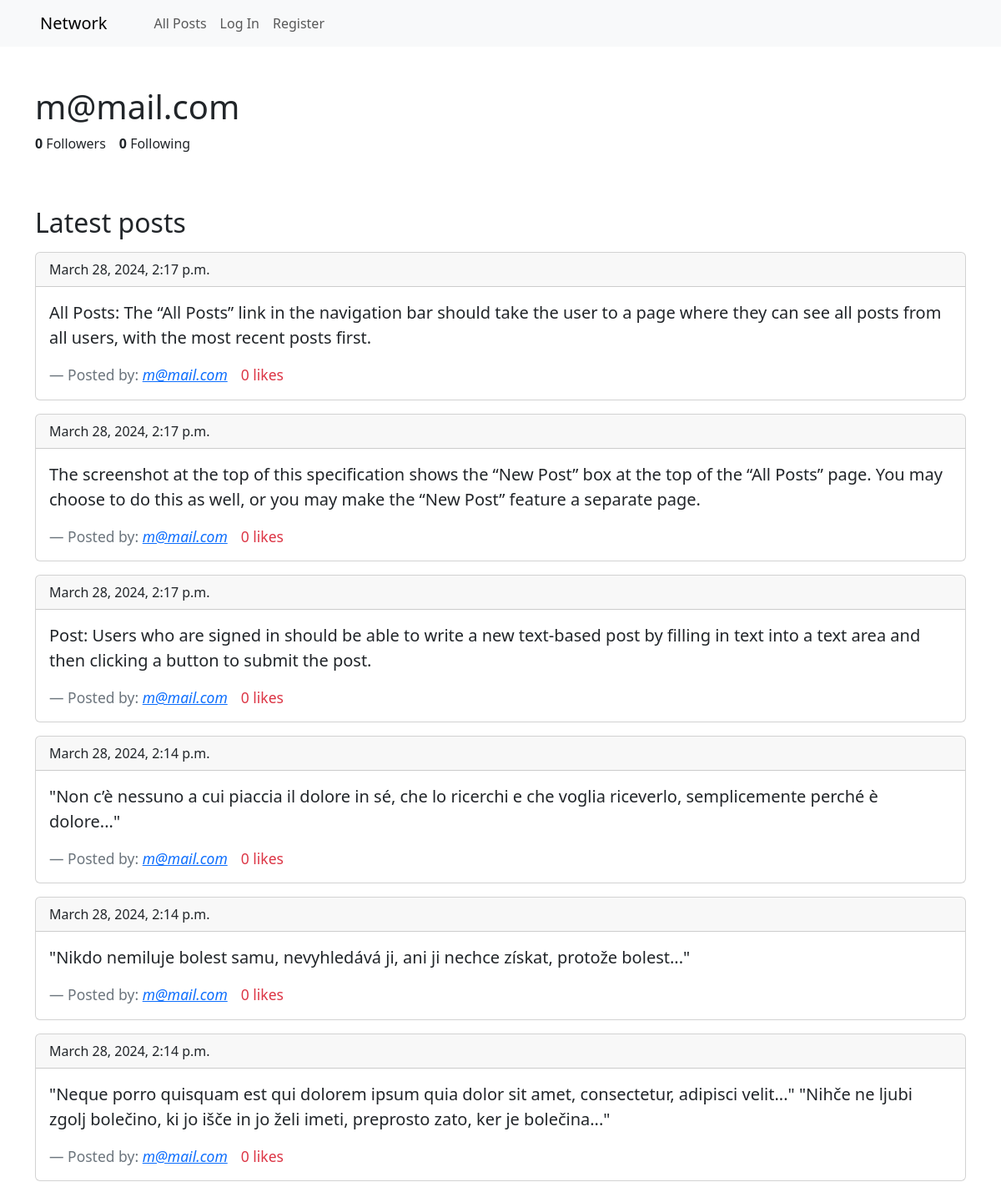
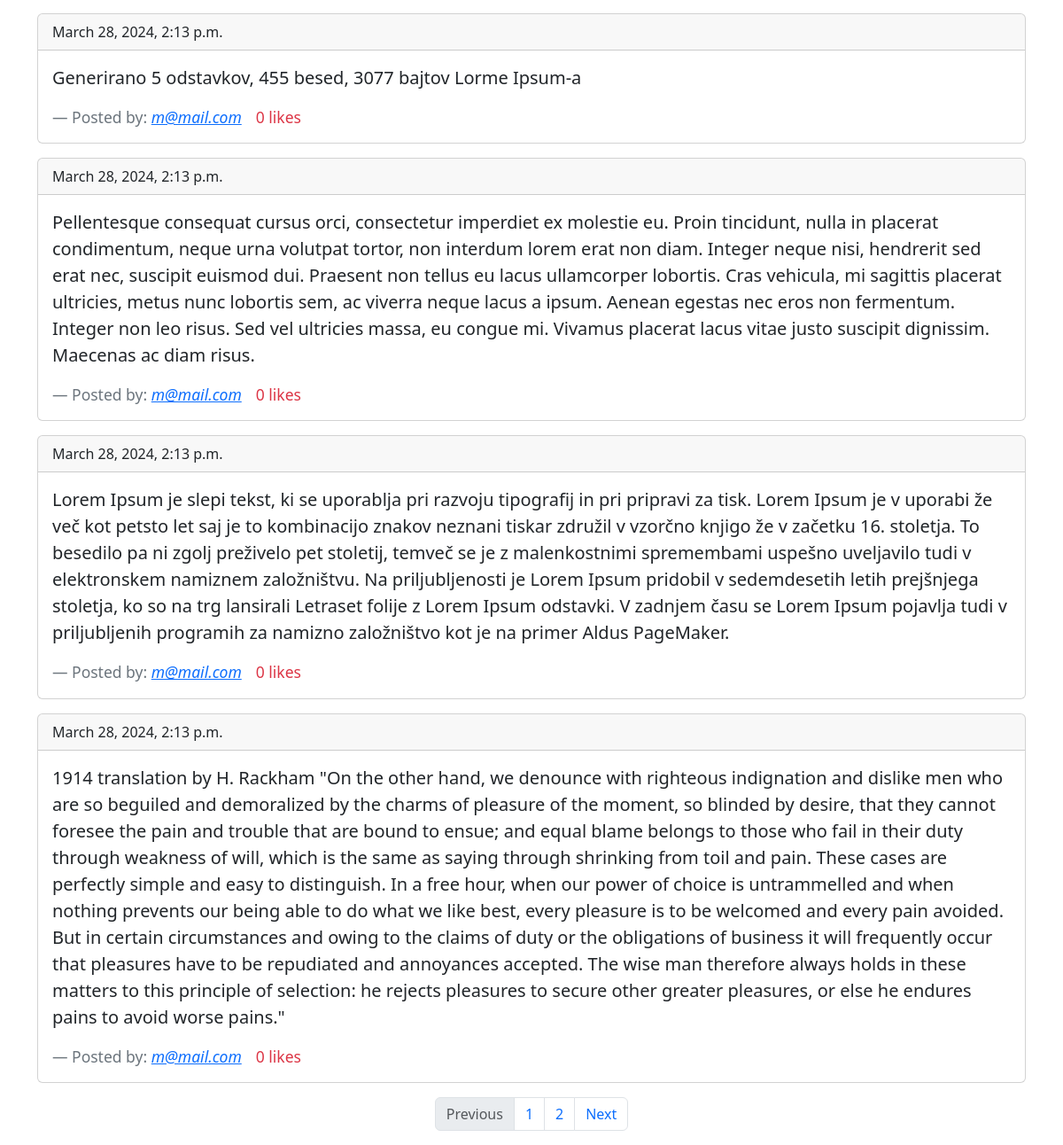
The page /user/3 on the database its author committed (2 pictures, top to bottom).
### network/models.py (models this page shows, shortened)
class User(AbstractUser):
    pass

class Post(models.Model):
    user = models.ForeignKey(User, on_delete=models.CASCADE, related_name='posts')
    content = models.TextField(max_length=1000)
    likes = models.IntegerField(default=0)
    timestamp = models.DateTimeField(auto_now_add=True)

### network/views.py (the view)
# urls.py: path("user/<int:user_id>", views.user_profile, name="user_profile"),
def user_profile (request, user_id):
    try:
        user_profile = User.objects.get(id=user_id)
    except User.DoesNotExist:
        return HttpResponseRedirect(reverse("index"))
    profile_followers = user_profile.followers.all()
    profile_following = user_profile.following.all()
    followers_count = profile_followers.count()
    following_count = profile_following.count()
    user_posts = Post.objects.filter(user=user_id).all().order_by("-timestamp")
    if len(user_posts) < 1:
        messages.warning(request, "No posts to display.")
    try:
        current_user = User.objects.get(username=request.user)
        is_following = current_user in [follower.follower for follower in profile_followers]
    except User.DoesNotExist:
        is_following = False
    p = Paginator(user_posts, 10)
    page_number = request.GET.get('page')
    if not page_number:
        page_number = 1
    try:
        page_obj = p.page(page_number)
    except InvalidPage:
        page_obj = p.page(1)
    return render(request, "network/user.html", {
        "user_profile": user_profile,
        "followers_count": followers_count,
        "following_count": following_count,
        "page_obj": page_obj,
        "is_following": is_following,
    })

### network/templates/network/user.html (shortened to what this page needs)
{% extends "network/layout.html" %}
{% load static %}
{% block body %}
    <div class="container">
        <h1 class="mt-5">{{user_profile.username}}</h1>
        <div class="d-flex flex-row align-items-baseline mb-5">
            <p class="me-3"><strong>{{ followers_count }}</strong> Followers</p>
            <p><strong>{{ following_count }}</strong> Following</p>
        </div>
        <h2 class="mb-3">Latest posts</h2>
        {% for post in page_obj %}
            <div class="card mb-3">
                <div class="card-header">{{ post.timestamp }}</div>
                <div class="card-body">
                    <blockquote class="blockquote mb-0">
                        <p>{{ post.content }}</p>
                        <footer class="d-flex flex-row blockquote-footer mt-2">
                            Posted by:{{ "&nbsp;" }}
                            <cite title="Source Title">
                                <a href="{% url "user_profile" post.user.id %}">
                                    {{ post.user }}
                                </a>
                            </cite>
                            <div class="link link-danger ms-3" id="like_post">
                                {% if post.likes == 1 %}
                                    {{ post.likes }} like
                                {% else %}
                                    {{ post.likes }} likes
                                {% endif %}
                            </div>
                        </footer>
                    </blockquote>
                </div>
            </div>
        {% endfor %}
        {% if page_obj.end_index >= 1%}
            <nav aria-label="Page navigation example">
                <ul class="pagination justify-content-center">
                    {% if page_obj.has_previous %}
                        <li class="page-item">
                            <a class="page-link" href="?page={{ page_obj.previous_page_number }}">Previous</a>
                        </li>
                    {% else %}
                        <li class="page-item disabled">
                            <a class="page-link" href="#">Previous</a>
                        </li>
                    {% endif %}
                    {% for num in page_obj.paginator.page_range %}
                        <li class="page-item"><a class="page-link" href="?page={{ num }}">{{ num }}</a></li>
                    {% endfor %}
                    {% if page_obj.has_next %}
                        <li class="page-item">
                            <a class="page-link" href="?page={{ page_obj.next_page_number }}">Next</a>
                        </li>
                    {% else %}
                        <li class="page-item disabled">
                            <a class="page-link" href="#">Next</a>
                        </li>
                    {% endif %}
                </ul>
            </nav>
        {% endif %}
    </div>
{% endblock body %}

### rows shown on the page
User: username "m@mail.com"
Post: timestamp "March 28, 2024, 2:17 p.m.", content "All Posts: The “All Posts” link in the navigation bar should take the user to a page where they can see all posts from all users, with the most recent posts first.", user "m@mail.com", likes "0"
Post: timestamp "March 28, 2024, 2:17 p.m.", content "The screenshot at the top of this specification shows the “New Post” box at the top of the “All Posts” page. You may choose to do this as well, or you may make the “New Post” feature a separate page.", user "m@mail.com", likes "0"
Post: timestamp "March 28, 2024, 2:17 p.m.", content "Post: Users who are signed in should be able to write a new text-based post by filling in text into a text area and then clicking a button to submit the post.", user "m@mail.com", likes "0"
Post: timestamp "March 28, 2024, 2:14 p.m.", content "\"Non c’è nessuno a cui piaccia il dolore in sé, che lo ricerchi e che voglia riceverlo, semplicemente perché è dolore...\"", user "m@mail.com", likes "0"
Post: timestamp "March 28, 2024, 2:14 p.m.", content "\"Nikdo nemiluje bolest samu, nevyhledává ji, ani ji nechce získat, protože bolest...\"", user "m@mail.com", likes "0"
Post: timestamp "March 28, 2024, 2:14 p.m.", content "\"Neque porro quisquam est qui dolorem ipsum quia dolor sit amet, consectetur, adipisci velit...\" \"Nihče ne ljubi zgolj bolečino, ki jo išče in jo želi imeti, preprosto zato, ker je bolečina...\"", user "m@mail.com", likes "0"
Post: timestamp "March 28, 2024, 2:13 p.m.", content "Generirano 5 odstavkov, 455 besed, 3077 bajtov Lorme Ipsum-a", user "m@mail.com", likes "0"
Post: timestamp "March 28, 2024, 2:13 p.m.", content "Pellentesque consequat cursus orci, consectetur imperdiet ex molestie eu. Proin tincidunt, nulla in placerat condimentum, neque urna volutpat tortor, non interdum lorem erat non diam. Integer neque nisi, hendrerit sed erat nec, suscipit euismod dui. Praesent non tellus eu lacus ullamcorper lobortis. Cras vehicula, mi sagittis placerat ultricies, metus nunc lobortis sem, ac viverra neque lacus a ipsum. Aenean egestas nec eros non fermentum. Integer non leo risus. Sed vel ultricies massa, eu congue mi. Vivamus placerat lacus vitae justo suscipit dignissim. Maecenas ac diam risus.", user "m@mail.com", likes "0"
Post: timestamp "March 28, 2024, 2:13 p.m.", content "Lorem Ipsum je slepi tekst, ki se uporablja pri razvoju tipografij in pri pripravi za tisk. Lorem Ipsum je v uporabi že več kot petsto let saj je to kombinacijo znakov neznani tiskar združil v vzorčno knjigo že v začetku 16. stoletja. To besedilo pa ni zgolj preživelo pet stoletij, temveč se je z malenkostnimi spremembami uspešno uveljavilo tudi v elektronskem namiznem založništvu. Na priljubljenosti je Lorem Ipsum pridobil v sedemdesetih letih prejšnjega stoletja, ko so na trg lansirali Letraset folije z Lorem Ipsum odstavki. V zadnjem času se Lorem Ipsum pojavlja tudi v priljubljenih programih za namizno založništvo kot je na primer Aldus PageMaker.", user "m@mail.com", likes "0"
Post: timestamp "March 28, 2024, 2:13 p.m.", content "1914 translation by H. Rackham \"On the other hand, we denounce with righteous indignation and dislike men who are so beguiled and demoralized by the charms of pleasure of the moment, so blinded by desire, that they cannot foresee the pain and trouble that are bound to ensue; and equal blame belongs to those who fail in their duty through weakness of will, which is the same as saying through shrinking from toil and pain. These cases are perfectly simple and easy to distinguish. In a free hour, when our power of choice is untrammelled and when nothing prevents our being able to do what we like best, every pleasure is to be welcomed and every pain avoided. But in certain circumstances and…", user "m@mail.com", likes "0"

### other values the page prints
{{ followers_count }} "0"
{{ following_count }} "0"
{{ num }} "1" "2"
